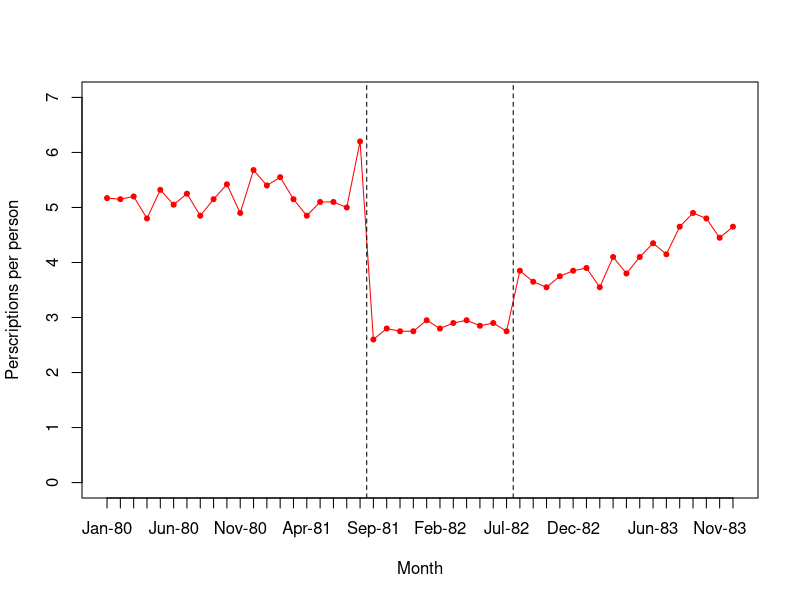
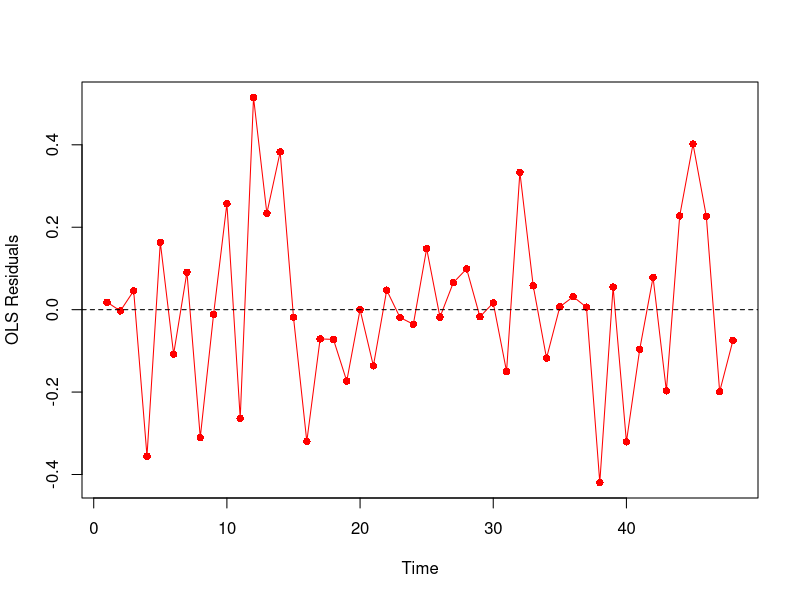
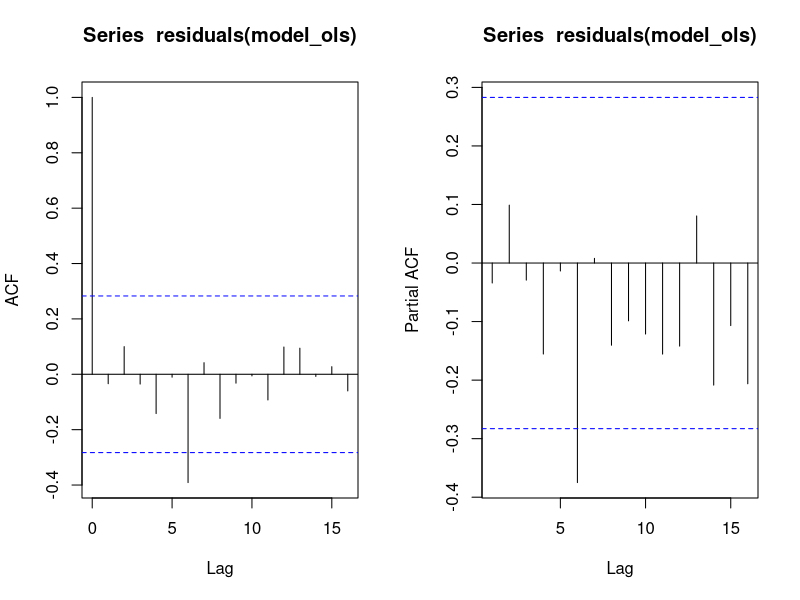
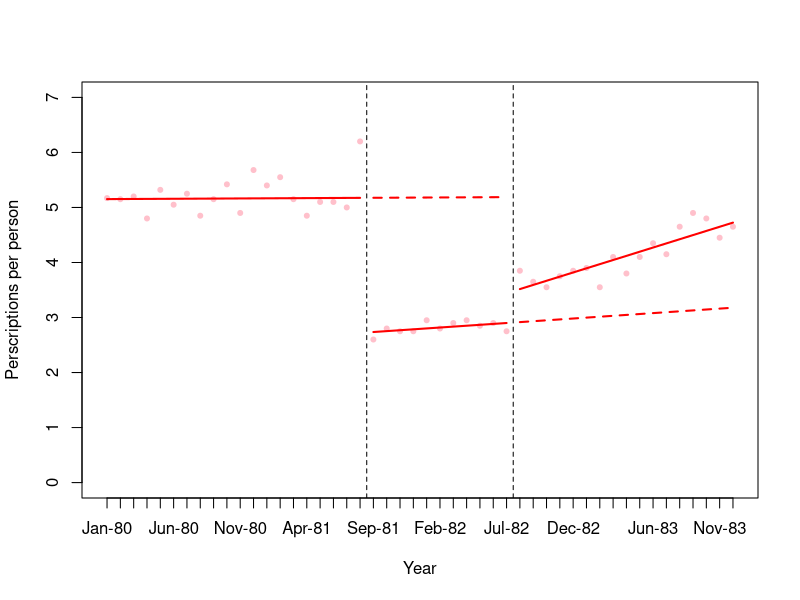

These figures' R source, in order:
###################################
# Load the necessary libraries
###################################

library(nlme)
library(car)


########################
# Read in the dataset
########################

# Two options: either use "import dataset" in RStudio, or use read.csv
data <- read.csv("nh_multiple.csv",header=T)
data$level_1 <- c(rep(0, 20), rep(1, 28))
data$trend_1 <- c(rep(0, 20), 1:28)
data$level_2 <- c(rep(0, 31), rep(1, 17))
data$trend_2 <- c(rep(0, 31), 1:17)
data$wild_point <- rep(0,48)
data$wild_point[20] <- 1

########################
# Initial Plot
########################

# Plot outcome variable versus time
plot(data$time,data$rxpp,
     ylab="Perscriptions per person",
     ylim=c(0,7),
     xlab="Month",
     type="l",
     col="red",
     xaxt="n")

# Add x-axis year labels
axis(1, at=1:48, labels=data$month)

# Add in the points for the figure
points(data$time,data$rxpp,
       col="red",
       pch=20)

# Label the policy changes
abline(v=20.5,lty=2)
abline(v=31.5,lty=2)


########################
# Modeling
########################

# A preliminary OLS regression
model_ols <- lm(rxpp ~ time + level_1 + trend_1 + level_2 + trend_2 + wild_point, data=data)
summary(model_ols)


################################
# Assessing Autocorrelation
################################

# Durbin-watson test, 12 time periods
dwt(model_ols,max.lag=12,alternative="two.sided")

# Graph the residuals from the OLS regression to check for serially correlated errors
plot(residuals(model_ols),
     type='o',
     pch=16,
     xlab='Time',
     ylab='OLS Residuals',
     col="red")
abline(h=0,lty=2)

# Plot ACF and PACF
# Set plotting to two records on one page
par(mfrow=c(1,2))

# Produce plots
acf(residuals(model_ols))
acf(residuals(model_ols),type='partial')
# Spike in PACF at 4, exp decay in ACF, model with p=4

# Reset plot window
par(mfrow=c(1,1))

########################
# Run the final model
########################

# Fit the GLS regression model
model_p0q0 <- gls(rxpp ~ time + level_1 + trend_1 + level_2 + trend_2 + wild_point,
                data=data,
                correlation=NULL,
                method="ML")
summary(model_p0q0)

model_simple <- gls(rxpp ~ time + level_1 + trend_1 + wild_point,
                  data=data,
                  correlation=NULL,
                  method="ML")
summary(model_simple)



########################
# Plot results
#########################

# Produce the plot, first plotting the raw data points
plot(data$time,data$rxpp,
     ylab="Perscriptions per person",
     ylim=c(0,7),
     xlab="Year",
     pch=20,
     col="pink",
     xaxt="n")

# Add x axis with dates
axis(1, at=1:48, labels=data$month)

# Add line indicating the policy changes
abline(v=20.5,lty=2)
abline(v=31.5,lty=2)

# Plot the first line segment
segments(1,
         model_p0q0$coef[1]+model_p0q0$coef[2],
         20,
         model_p0q0$coef[1]+model_p0q0$coef[2]*20,
         lty=1,
         lwd=2,
         col='red')


# Plot the second line segment
lines(data$time[21:31], fitted(model_p0q0)[21:31], col="red",lwd=2)

# Plot the third line segment
lines(data$time[32:48], fitted(model_p0q0)[32:48], col="red",lwd=2)

# And the first counterfactual
segments(21, model_p0q0$coef[1]+model_p0q0$coef[2]*21,
         31, model_p0q0$coef[1]+model_p0q0$coef[2]*31,
         lty=2, lwd=2, col='red')


# And the second counterfactual
segments(32, model_p0q0$coef[1] + model_p0q0$coef[2]*32 +
             model_p0q0$coef[3] + model_p0q0$coef[4]*12,
         48, model_p0q0$coef[1] + model_p0q0$coef[2]*48 +
             model_p0q0$coef[3] + model_p0q0$coef[4]*28,
         lty=2, lwd=2, col='red')


##############################################
# Predict absolute and relative changes
##############################################

# Predicted value at 6 quarters after the change
pred <- fitted(model_p0q0)[43]

# Estimate the counterfactual at the same time point
cfac <- model_p0q0$coef[1] + model_p0q0$coef[2]*43 +
    model_p0q0$coef[3] + model_p0q0$coef[4]*23

# Absolute change at 25 years
pred - cfac
# Relative change at 25 years
(pred - cfac) / cfac


# END